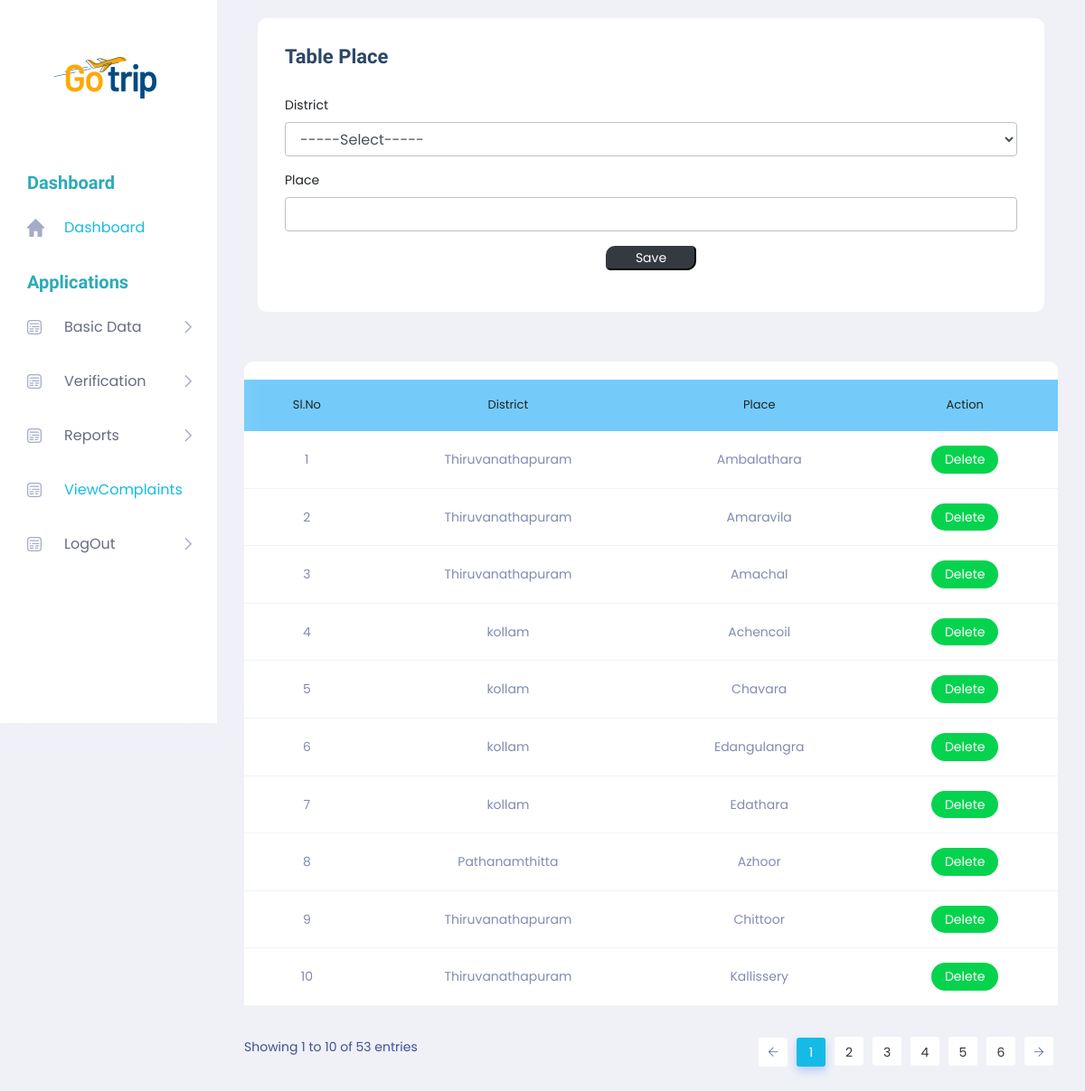
/Admin/Place.php, run on the app's committed database.
### tables this page shows
CREATE TABLE `tbl_place` (
  `place_id` int(11) NOT NULL,
  `place_name` varchar(15) NOT NULL,
  `district_id` int(11) NOT NULL
);

CREATE TABLE `tbl_district` (
  `district_id` int(11) NOT NULL,
  `district_name` varchar(30) NOT NULL
);

### Admin/Place.php (the view, shortened to what this page needs)
<!DOCTYPE html PUBLIC "-//W3C//DTD XHTML 1.0 Transitional//EN" "http://www.w3.org/TR/xhtml1/DTD/xhtml1-transitional.dtd">
<html xmlns="http://www.w3.org/1999/xhtml">
<head>
</head>
<?php
include('../Assets/connection/connection.php');
include('Header.php');
?>
<body>
        <section class="main_content dashboard_part">
            <div class="main_content_iner ">
                <div class="container-fluid p-0">
                    <div class="row justify-content-center">
                        <div class="col-12">
                            <div class="QA_section">
                                <div class="white_box_tittle list_header">
                                    <div class="col-lg-12">
                                        <div class="white_box mb_30">
                                            <div class="box_header ">
                                                <div class="main-title">
                                                    <h3 class="mb-0" >Table Place</h3>
                                                </div>
                                            </div>
                                            <form method="post">
                                             <div class="form-group">
                                                    <label for="txt_district">District</label>
                                                    <select class="form-control" name="sel_district" id="sel_district" autocomplete="off" required >
                                                    <option value="">-----Select-----</option>
                                                    </select>
                                                </div>
                                                <div class="form-group">
                                                    <label for="txt_district">Place</label>
        <input type="text" name="txt_place" id="txt_place" class="form-control" autocomplete="off" required/>
                                                </div>
                                                <div class="form-group" align="center">
                                                    <input type="submit" class="btn-dark" style="width:100px; border-radius: 10px 5px " name="btn_save" value="Save">
                                                </div>
                                            </form>
                                        </div>
                                    </div>
                                </div>
                                <div class="QA_table mb_30">
                                    <table class="table lms_table_active">
                                        <thead>
                                            <tr style="background-color: #74CBF9">
                                                <td align="center" scope="col">Sl.No</td>
                                              	<td align="center" scope="col">District</td>
                                                <td align="center" scope="col">Place </td>
                                                <td align="center" scope="col">Action</td>
                                            </tr>
                                        </thead>
                                        <tbody>
                                            <?php
	$i=0;
	  $sel = "select * from tbl_place p inner join tbl_district s on s.district_id=p.district_id";
	  $row = $conn->query($sel);
	  while($data = $row->fetch_assoc())
	  {
		  $i++;
		  ?>
                                            <tr>
                                               <td align="center"><?php echo $i; 	?></td>
            <td align="center"><?php echo $data['district_name']; ?></td>
            <td align="center"><?php echo $data['place_name']; ?></td>
            <td align="center">
            <a class="status_btn"  href="place.php?id=<?php echo $data['place_id']; ?>">Delete </a>
         </td>
                                            </tr>
                                            <?php
                                              }
                                            ?>
                                        </tbody>
                                    </table>
                                </div>
                            </div>
                        </div>
                    </div>
                </div>
            </div>
        </section>
</body>
</html>

### data on the page
tbl_place: district.district_name "Thiruvanathapuram", place_name "Ambalathara"
tbl_place: district.district_name "Thiruvanathapuram", place_name "Amaravila"
tbl_place: district.district_name "Thiruvanathapuram", place_name "Amachal"
tbl_place: district.district_name "kollam", place_name "Achencoil"
tbl_place: district.district_name "kollam", place_name "Chavara"
tbl_place: district.district_name "kollam", place_name "Edangulangra"
tbl_place: district.district_name "kollam", place_name "Edathara"
tbl_place: district.district_name "Pathanamthitta", place_name "Azhoor"
tbl_place: district.district_name "Thiruvanathapuram", place_name "Chittoor"
tbl_place: district.district_name "Thiruvanathapuram", place_name "Kallissery"
